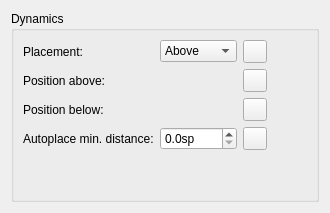
      <widget class="QWidget" name="PageDynamics">
       <layout class="QVBoxLayout" name="verticalLayout_49">
        <item>
         <widget class="QGroupBox" name="groupBox_31">
          <property name="title">
           <string>Dynamics</string>
          </property>
          <layout class="QGridLayout" name="gridLayout_22">
           <item row="3" column="0">
            <widget class="QLabel" name="label_118">
             <property name="text">
              <string>Autoplace min. distance:</string>
             </property>
             <property name="buddy">
              <cstring>dynamicsMinDistance</cstring>
             </property>
            </widget>
           </item>
           <item row="3" column="1">
            <widget class="QDoubleSpinBox" name="dynamicsMinDistance">
             <property name="suffix">
              <string extracomment="spatium unit">sp</string>
             </property>
             <property name="decimals">
              <number>1</number>
             </property>
             <property name="minimum">
              <double>0.000000000000000</double>
             </property>
             <property name="maximum">
              <double>1000.000000000000000</double>
             </property>
             <property name="singleStep">
              <double>0.200000000000000</double>
             </property>
             <property name="value">
              <double>0.000000000000000</double>
             </property>
            </widget>
           </item>
           <item row="3" column="3">
            <spacer name="horizontalSpacer_30">
             <property name="orientation">
              <enum>Qt::Horizontal</enum>
             </property>
             <property name="sizeHint" stdset="0">
              <size>
               <width>40</width>
               <height>20</height>
              </size>
             </property>
            </spacer>
           </item>
           <item row="4" column="0">
            <spacer name="verticalSpacer_22">
             <property name="orientation">
              <enum>Qt::Vertical</enum>
             </property>
             <property name="sizeHint" stdset="0">
              <size>
               <width>20</width>
               <height>40</height>
              </size>
             </property>
            </spacer>
           </item>
           <item row="3" column="2">
            <widget class="QToolButton" name="resetDynamicsMinDistance">
             <property name="toolTip">
              <string>Reset to default</string>
             </property>
             <property name="accessibleName">
              <string>Reset 'Autoplace min. distance' value</string>
             </property>
             <property name="text">
              <string notr="true"/>
             </property>
             <property name="icon">
              <iconset resource="musescore.qrc">
               <normaloff>:/data/icons/edit-reset.svg</normaloff>:/data/icons/edit-reset.svg</iconset>
             </property>
            </widget>
           </item>
           <item row="1" column="2">
            <widget class="QToolButton" name="resetDynamicsPosAbove">
             <property name="toolTip">
              <string>Reset to default</string>
             </property>
             <property name="accessibleName">
              <string>Reset 'Position above' value</string>
             </property>
             <property name="text">
              <string notr="true"/>
             </property>
             <property name="icon">
              <iconset resource="musescore.qrc">
               <normaloff>:/data/icons/edit-reset.svg</normaloff>:/data/icons/edit-reset.svg</iconset>
             </property>
            </widget>
           </item>
           <item row="0" column="1">
            <widget class="QComboBox" name="dynamicsPlacement">
             <item>
              <property name="text">
               <string notr="true">Above</string>
              </property>
             </item>
             <item>
              <property name="text">
               <string notr="true">Below</string>
              </property>
             </item>
            </widget>
           </item>
           <item row="0" column="0">
            <widget class="QLabel" name="label_126">
             <property name="text">
              <string>Placement:</string>
             </property>
             <property name="buddy">
              <cstring>dynamicsPlacement</cstring>
             </property>
            </widget>
           </item>
           <item row="0" column="2">
            <widget class="QToolButton" name="resetDynamicsPlacement">
             <property name="toolTip">
              <string>Reset to default</string>
             </property>
             <property name="accessibleName">
              <string>Reset 'Placement' value</string>
             </property>
             <property name="text">
              <string notr="true"/>
             </property>
             <property name="icon">
              <iconset resource="musescore.qrc">
               <normaloff>:/data/icons/edit-reset.svg</normaloff>:/data/icons/edit-reset.svg</iconset>
             </property>
            </widget>
           </item>
           <item row="1" column="0">
            <widget class="QLabel" name="label_138">
             <property name="text">
              <string>Position above:</string>
             </property>
            </widget>
           </item>
           <item row="2" column="0">
            <widget class="QLabel" name="label_141">
             <property name="text">
              <string>Position below:</string>
             </property>
            </widget>
           </item>
           <item row="2" column="2">
            <widget class="QToolButton" name="resetDynamicsPosBelow">
             <property name="toolTip">
              <string>Reset to default</string>
             </property>
             <property name="accessibleName">
              <string>Reset 'Position below' value</string>
             </property>
             <property name="text">
              <string notr="true"/>
             </property>
             <property name="icon">
              <iconset resource="musescore.qrc">
               <normaloff>:/data/icons/edit-reset.svg</normaloff>:/data/icons/edit-reset.svg</iconset>
             </property>
            </widget>
           </item>
           <item row="1" column="1">
            <widget class="Ms::OffsetSelect" name="dynamicsPosAbove" native="true"/>
           </item>
           <item row="2" column="1">
            <widget class="Ms::OffsetSelect" name="dynamicsPosBelow" native="true"/>
           </item>
          </layout>
         </widget>
        </item>
       </layout>
      </widget>
